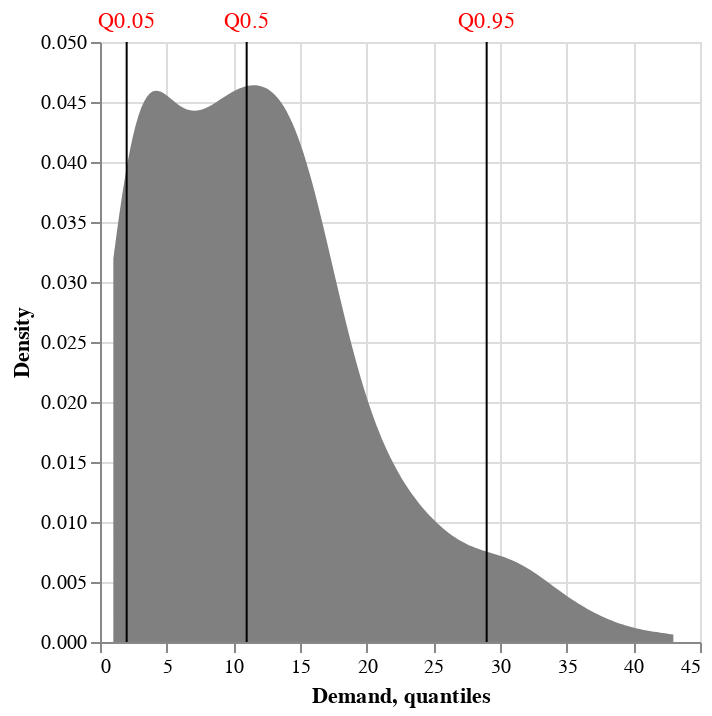

The notebook cell this image was saved under:
### Markdown cell above
### Demand Distribution

### Code cell
density_plot = alt.Chart(sales[['product_sales']]).transform_density('product_sales', as_=['Demand', 'Density'],
                             ).mark_area(color='gray').encode(
    x="Demand:Q",
    y='Density:Q'
)
                             
quantiles = sales['product_sales'].quantile([0.05, 0.5, 0.95]).values

vertical_lines = alt.Chart(pd.DataFrame({'quantiles': quantiles})).mark_rule(color='black').encode(x='quantiles:Q')

labels = pd.DataFrame({'quantiles': quantiles, 'labels': [f'Q{q}' for q in [0.05, 0.5, 0.95]]})

labels_text = alt.Chart(labels).mark_text(dy=-10, color='red').encode(
    x='quantiles:Q',
    y=alt.value(0),
    text='labels:N'
)

# Layer density plot and vertical lines
density_plot + vertical_lines + labels_text

### Figure 1 — Vega-Lite specification as saved in the notebook (floating-point values rounded to 4 significant figures; data arrays with more than 128 entries replaced by an {"elided": "..."} marker saying what was removed)
{"config": {"view": {"continuousWidth": 300, "continuousHeight": 300}}, "layer": [{"data": {"name": "data-d4bb463095afac0857d5995146ae180c"}, "mark": {"type": "area", "color": "gray"}, "encoding": {"x": {"field": "Demand", "type": "quantitative"}, "y": {"field": "Density", "type": "quantitative"}}, "transform": [{"density": "product_sales", "as": ["Demand", "Density"]}]}, {"data": {"name": "data-94496cccc9a9ef9a4e45cade4065e339"}, "mark": {"type": "rule", "color": "black"}, "encoding": {"x": {"field": "quantiles", "type": "quantitative"}}}, {"data": {"name": "data-5b3dda5d468e90927d8b9c64fd4463df"}, "mark": {"type": "text", "color": "red", "dy": -10}, "encoding": {"text": {"field": "labels", "type": "nominal"}, "x": {"field": "quantiles", "type": "quantitative"}, "y": {"value": 0}}}], "$schema": "https://vega.github.io/schema/vega-lite/v5.8.0.json", "datasets": {"data-d4bb463095afac0857d5995146ae180c": {"elided": "532 records"}, "data-94496cccc9a9ef9a4e45cade4065e339": [{"quantiles": 2.0}, {"quantiles": 11.0}, {"quantiles": 29.0}], "data-5b3dda5d468e90927d8b9c64fd4463df": [{"quantiles": 2.0, "labels": "Q0.05"}, {"quantiles": 11.0, "labels": "Q0.5"}, {"quantiles": 29.0, "labels": "Q0.95"}]}}
